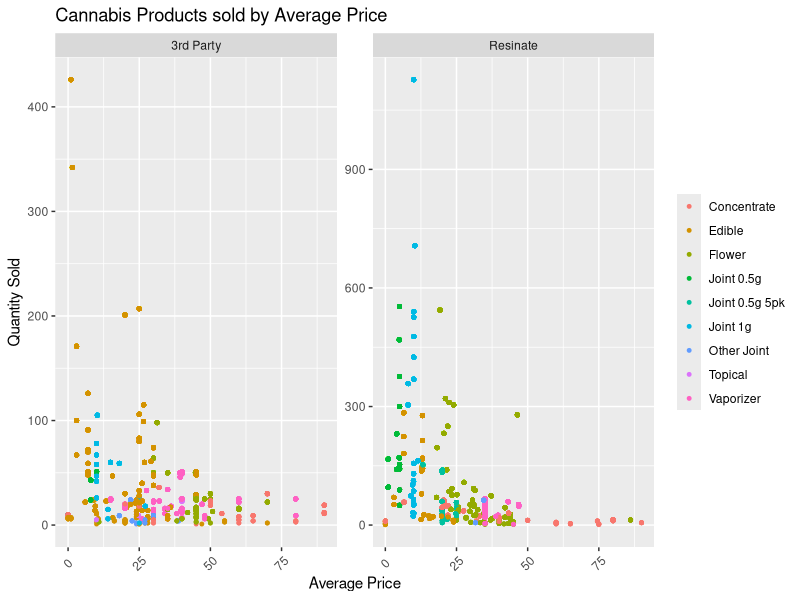

The R script that drew this image:
## ---- chunk 1
#| label: setup
#| warning: false
#| message: false

library(tidyverse)
library(ggplot2)
library(readxl)
library(lubridate)

knitr::opts_chunk$set(echo = TRUE, warning=FALSE, message=FALSE)
## ---- chunk 2
transactions_sept_oct_orig <- read_excel("Inventory Transactions 9_1_2022-11_3_2022.xlsx",
    skip = 5,
    col_names = c("pos_id","product","delete","patient_name","transaction_date","qty_sold","daily_allottment_oz","weight_grams","cost","price","owner_name","owner_location","vendor","sold_by","receipt_no","delete","delete","delete","delete","delete"))%>%
  filter(sold_by != "Michaela Bowen")%>%
  select(!contains("delete"))
## ---- chunk 3
#number of products sold
nrow(transactions_sept_oct_orig)

#number of transactions
n_distinct(transactions_sept_oct_orig$receipt_no)

#number of employees
n_distinct(transactions_sept_oct_orig$sold_by)

#number of customers
n_distinct(transactions_sept_oct_orig$patient_name)

## ---- chunk 4

transactions_sept_oct_working <- transactions_sept_oct_orig%>%
#separating date, month, year, minute and second (thinking about removing second option, as it may not be useful)  
  mutate(
    date = as.Date(transaction_date),
    day = day(transaction_date),
    hour = hour(transaction_date),
    minute = minute(transaction_date),
    second = second(transaction_date))%>%
  mutate(
    format_date = format(date, "%m/%d/%Y"),
    format_hour = paste(hour, minute, second, sep = ":")
  )%>%
#pulling the category abbreviation to determine category and create a category column 
  mutate(
    category = substr(product,1,3)
  )%>%
#changing the abbreviations into full category names
  mutate(
    category_names = case_when(
      category == "FLO" | category == "Flo" ~ "Flower",
      category == "PRJ" & weight_grams == 0.5 ~ "Joint 0.5g",
      category == "PRJ" & weight_grams == 1 ~ "Joint 1g",
      category == "PRJ" & weight_grams == 2.5 ~ "Joint 0.5g 5pk",
      category == "PRJ" ~ "Other Joint",
      category == "EDI" ~ "Edible",
      category == "CON" | category == "Con" | category == "MIP" ~ "Concentrate",
      category == "VAP" | category == "Vap" ~ "Vaporizer",
      category == "ACC" | category == "Pax" | category == "PAX" | category == "Hig" | category == "Bov" ~ "Accessories",
      category == "CLO" | category == "Res" ~ "Clothing",
      category == "HTC" ~ "ignore",
      category == "SAM" ~ "ignore",
      category == "TOP" ~ "Topical",
      category == "REW" ~ "ignore")
  )%>%
#created a logical variable to determine if flower was in house, or 3rd party
  mutate(
    house_product = if_else((vendor == "Resinate, Inc."), "Resinate", "3rd Party", "NA")
)%>%
  mutate(
   flower_tier = case_when(
     category_names == "Flower" & (price == 48 | price == 50) ~ "A Tier",
     category_names == "Flower" & price == 45 ~ "B Tier",
     category_names == "Flower" & price == 40 ~ "C Tier",
     category_names == "Flower" & (price == 30 | price == 35) ~ "D Tier"
   ) 
  )%>%
#created an isCannabis boolean column to separate accessories from cannabis product
  mutate(
    isCannabis = case_when(
      (category_names == "Flower" | category_names == "Joint 0.5g" | category_names == "Joint 1g"| category_names == "Other Joint" | category_names == "Joint 0.5g 5pk"|  category_names == "Edible" | category_names == "Concentrate" | category_names == "Vaporizer" | category_names == "Topical") ~ TRUE,
      (category_names == "Accessories" | category_names == "ignore" | category_names == "Clothing") ~ FALSE
    ))%>%
#separating the first and last names of the budtenders for anonymity purposes
  extract(sold_by, c("FirstName", "LastName"), "([^ ]+) (.*)")%>%
#day of the week label
  mutate(weekdayLabel = wday(date, label = TRUE))


#ensuring that the category, and category names columns contain no NA values and are accurately coded
unique(transactions_sept_oct_working$category_names)
unique(transactions_sept_oct_working$category)

## ---- chunk 5
sold_by_price <- transactions_sept_oct_working%>%
  group_by(product)%>%
  filter(isCannabis == TRUE)%>%
  mutate(avg_price = mean(price),
         products_sold = sum(qty_sold))%>%
  select(-qty_sold)%>%
  distinct()%>%
  ggplot(aes(x = avg_price, y = products_sold, color = category_names)) +
  ylim(0,NA) +
  geom_point(size = 1)+
  labs(title =  "Cannabis Products sold by Average Price")+
  xlab("Average Price") +
  ylab("Quantity Sold") +
  facet_wrap(vars(house_product), scales = "free_y") +
  theme(legend.title=element_blank(),axis.text.x = element_text(angle = 45, vjust = 0.5) )

sold_by_price
